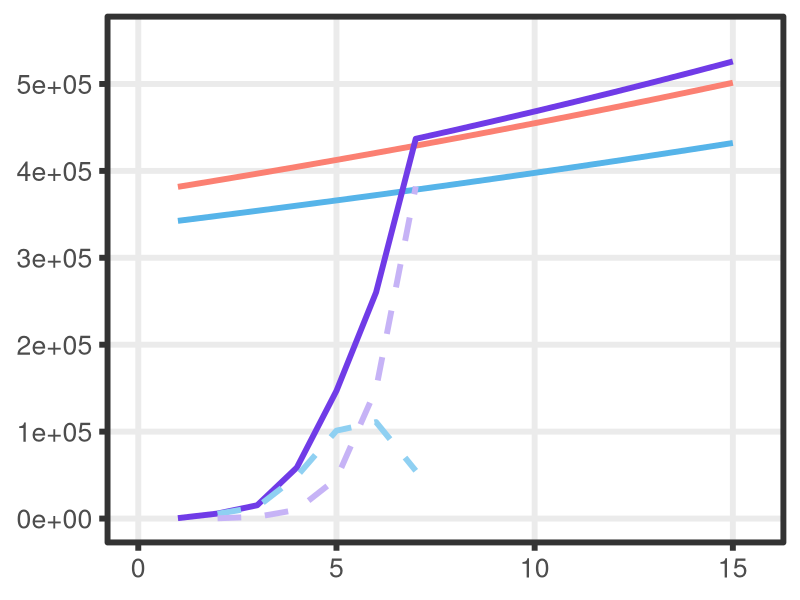
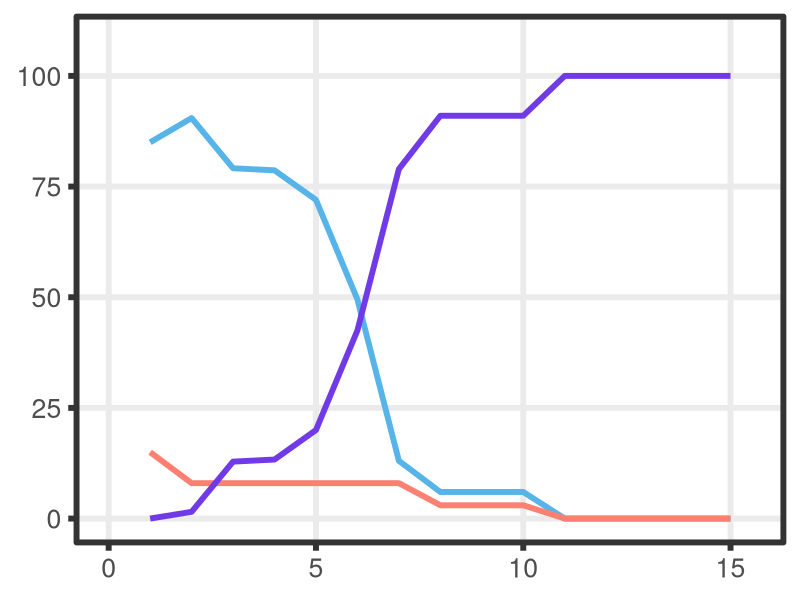

Here is the R script that generated these plots, in order:
# ______________________________________________________________________________
# Aydin Karatas
# ___
# University of Southern California
# Department of Quantitative and Computational Biology
# Mooney Lab
# ___
# calc_ADX_Ne.R
# ______________________________________________________________________________


library(tidyverse)

# functions ----
# validate that a given value is a single non-negative whole generation.
# `value` is the candidate input and `name` is used in the error message.
validate.whole.generation.count <- function(value, name) {
  if (
    length(value) != 1 ||
      is.na(value) ||
      !is.finite(value) ||
      value != as.integer(value) ||
      value < 0
  ) {
    stop(name, " must be a non-negative whole generation count", call. = FALSE)
  }

  as.integer(value)
}

# build a generation sequence that can be empty when the requested length is 0.
# `start` is the first generation in the block and `len` is the block length.
build.generation.block <- function(start, len) {
  if (len == 0) {
    return(integer(0))
  }

  seq.int(start, start + len - 1L)
}

# return an explicit argument when provided, otherwise pull the default.
# `value` is the user-supplied override, `name` is the default binding name,
# and `defaults.env` is the environment that stores the fallback value.
resolve.default.param <- function(value, name, defaults.env) {
  if (!is.null(value)) {
    return(value)
  }

  get(name, envir = defaults.env)
}

# build the modeled generation layout for the three epochs.
# `epoch.*.len` are the epoch lengths, `gen.time` and `present.year` define the
# timeline, and `start.year` sets the first modeled generation boundary.
calc.epoch.config <- function(
    epoch.1.len,
    epoch.2.len,
    epoch.3.len,
    gen.time,
    present.year,
    start.year = 1625
) {
  epoch.1.len <- validate.whole.generation.count(
    epoch.1.len,
    "epoch.1.len"
  )
  epoch.2.len <- validate.whole.generation.count(
    epoch.2.len,
    "epoch.2.len"
  )
  epoch.3.len <- validate.whole.generation.count(
    epoch.3.len,
    "epoch.3.len"
  )

  max.epoch.1.len <- 7L

  if (epoch.1.len > max.epoch.1.len) {
    stop("epoch.1.len cannot exceed 7 modeled generations", call. = FALSE)
  }

  year.span <- present.year - start.year
  total.generations <- year.span / gen.time

  if (total.generations != as.integer(total.generations)) {
    stop(
      "present.year - start.year must be divisible by gen.time",
      call. = FALSE
    )
  }

  total.generations <- as.integer(total.generations)
  total.epoch.len <- epoch.1.len + epoch.2.len + epoch.3.len

  if (total.epoch.len != total.generations) {
    stop(
      "total epoch length must equal (present.year - start.year) / gen.time",
      call. = FALSE
    )
  }

  epoch.1.generations <- build.generation.block(1L, epoch.1.len)
  epoch.2.generations <- build.generation.block(epoch.1.len + 1L, epoch.2.len)
  epoch.3.first.generation <- if (epoch.3.len == 0) {
    NA_integer_
  } else {
    epoch.1.len + epoch.2.len + 1L
  }
  epoch.3.generations <- build.generation.block(
    epoch.1.len + epoch.2.len + 1L,
    epoch.3.len
  )

  epoch.3.anchor.generation <- NA_integer_

  if (epoch.3.len > 0) {
    if (epoch.2.len > 0) {
      epoch.3.anchor.generation <- max(epoch.2.generations)
    } else if (epoch.1.len > 0) {
      epoch.3.anchor.generation <- max(epoch.1.generations)
    } else {
      stop(
        "epoch 3 requires a prior non-empty epoch to provide an anchor",
        call. = FALSE
      )
    }
  }

  list(
    epoch.1.len = epoch.1.len,
    epoch.2.len = epoch.2.len,
    epoch.3.len = epoch.3.len,
    max.epoch.1.len = max.epoch.1.len,
    start.year = start.year,
    total.generations = total.generations,
    final.generation = total.generations,
    epoch.1.generations = epoch.1.generations,
    epoch.1.sex.generations = epoch.1.generations[epoch.1.generations >= 2],
    epoch.2.generations = epoch.2.generations,
    epoch.2.parental.generations = epoch.2.generations[
      epoch.2.generations >= 2
    ],
    epoch.3.generations = epoch.3.generations,
    epoch.3.first.generation = epoch.3.first.generation,
    epoch.3.anchor.generation = epoch.3.anchor.generation
  )
}

# create the African and European ancestry proportions by modeled generation.
# `mooney.cg[1]` is a dummy value for alignment. The paper-derived values start
# at `mooney.cg[2]`, so modeled G1 uses position 2.
build.mixing.props <- function(
    epoch.config,
    mooney.cg,
    epoch.1.eur.prop,
    epoch.2.afr.prop,
    epoch.2.eur.prop,
    epoch.3.afr.prop,
    epoch.3.eur.prop
) {
  if (epoch.config$epoch.1.len > length(mooney.cg) - 1L) {
    stop(
      "epoch.1.len cannot exceed paper-derived mooney.cg values",
      call. = FALSE
    )
  }

  epoch.1.cg <- if (epoch.config$epoch.1.len == 0L) {
    numeric(0)
  } else {
    mooney.cg[seq.int(2L, epoch.config$epoch.1.len + 1L)]
  }
  s.eur <- c(
    rep(epoch.1.eur.prop, epoch.config$epoch.1.len),
    rep(epoch.2.eur.prop, epoch.config$epoch.2.len),
    rep(epoch.3.eur.prop, epoch.config$epoch.3.len)
  )
  s.afr <- c(
    (1 - epoch.1.eur.prop) * epoch.1.cg,
    rep(epoch.2.afr.prop, epoch.config$epoch.2.len),
    rep(epoch.3.afr.prop, epoch.config$epoch.3.len)
  )

  if (
    length(s.eur) != epoch.config$total.generations ||
      length(s.afr) != epoch.config$total.generations
  ) {
    stop("AA.mixing.props vectors must not recycle", call. = FALSE)
  }

  tibble(
    g = seq_len(epoch.config$total.generations),
    s.afr = s.afr,
    s.eur = s.eur,
    h = pmax(1 - s.afr - s.eur, 0)
  )
}

# intersect generation windows with historical periods and measure coverage.
# `window.tbl` is the generation map and `hacker.tbl` is the historical  period
# table with start and end years.
calc.period.overlaps <- function(window.tbl, hacker.tbl) {
  merge(window.tbl, hacker.tbl, by = NULL) %>%
    as_tibble() %>%
    mutate(
      period.length = end.year - start.year,
      overlap.start.year = pmax(window.start.year, start.year),
      overlap.end.year = pmin(window.end.year, end.year),
      overlap.years = pmax(0, overlap.end.year - overlap.start.year),
      overlap.weight = overlap.years / period.length
    ) %>%
    filter(overlap.years > 0) %>%
    arrange(generation, start.year)
}

# estimate population size at a year by interpolating inside a period.
# `year` is the target year to query and `hacker.tbl` contains the period
# boundaries plus beginning and ending population sizes.
calc.boundary.population <- function(year, hacker.tbl) {
  if (is.na(year)) {
    return(NA_real_)
  }

  if (year < min(hacker.tbl$start.year) || year > max(hacker.tbl$end.year)) {
    return(NA_real_)
  }

  period.idx <- which(
    hacker.tbl$start.year <= year & hacker.tbl$end.year >= year
  )
  period.idx <- period.idx[length(period.idx)]
  period.row <- hacker.tbl[period.idx, ]
  period.length <- period.row$end.year - period.row$start.year
  period.frac <- (year - period.row$start.year) / period.length

  period.row$pop.beginning +
    period.frac * (period.row$pop.end - period.row$pop.beginning)
}

# build a generation map with explicit labels and calendar windows.
# G0 can be built with `first.generation = 0`, but modeled output starts at G1.
build.generation.map <- function(
    first.generation,
    generation.count,
    start.year,
    gen.time
) {
  tibble(
    generation = seq.int(
      first.generation,
      first.generation + generation.count - 1L
    ),
    generation.start.year = seq(
      start.year,
      start.year + gen.time * (generation.count - 1L),
      by = gen.time
    ),
    generation.end.year = generation.start.year + gen.time,
    generation.window.years = generation.end.year - generation.start.year,
    window.start.year = generation.start.year,
    window.end.year = generation.end.year
  )
}

# aggregate historical inputs over generation windows.
# This returns source-history summaries only; callers decide which rows are part
# of the modeled trajectory.
aggregate.generation.history <- function(
    generation.map,
    hacker.tbl,
    hacker.end.year
) {
  history.overlap <- calc.period.overlaps(generation.map, hacker.tbl) %>%
    select(
      generation,
      generation.start.year,
      generation.end.year,
      period,
      start.year,
      end.year,
      overlap.start.year,
      overlap.end.year,
      overlap.years,
      overlap.weight,
      imported,
      births,
      assumed.birth.rate,
      person.years.lived
    )

  history.agg <- history.overlap %>%
    group_by(generation, generation.start.year, generation.end.year) %>%
    summarise(
      periods = paste(period, collapse = ", "),
      imported = sum(imported * overlap.weight, na.rm = TRUE),
      births = sum(births * overlap.weight, na.rm = TRUE),
      birth.rate = weighted.mean(
        assumed.birth.rate,
        person.years.lived * overlap.weight,
        na.rm = TRUE
      ),
      aggregation.start.year = min(overlap.start.year),
      aggregation.end.year = max(overlap.end.year),
      hacker.window.years = sum(overlap.years),
      .groups = "drop"
    )

  history.agg <- generation.map %>%
    select(
      generation,
      generation.start.year,
      generation.end.year,
      generation.window.years
    ) %>%
    left_join(
      history.agg,
      by = c("generation", "generation.start.year", "generation.end.year")
    ) %>%
    mutate(
      population.boundary.year = if_else(
        generation.start.year < hacker.end.year,
        pmin(generation.end.year, hacker.end.year),
        NA_real_
      ),
      pop.end = map_dbl(
        population.boundary.year,
        calc.boundary.population,
        hacker.tbl = hacker.tbl
      ),
      is.truncated = !is.na(hacker.window.years) &
        hacker.window.years < generation.window.years
    )

  list(overlap = history.overlap, agg = history.agg)
}

# add a readable epoch label to each generation row.
# `AA.ne` is the analysis table and `epoch.config` supplies the generation
# ranges used to assign the three epoch labels.
make.epoch.labels <- function(AA.ne, epoch.config) {
  epoch.1.label <- if (length(epoch.config$epoch.1.generations) > 0) {
    "Epoch 1: Import-influenced sex proportions"
  } else {
    NA_character_
  }
  epoch.2.label <- if (length(epoch.config$epoch.2.generations) > 0) {
      "Epoch 2: WF 'Inbreeding Nb'"
  } else {
    NA_character_
  }
  epoch.3.label <- if (length(epoch.config$epoch.3.generations) > 0) {
      "Epoch 3: Modern exponential growth"
  } else {
    NA_character_
  }

  AA.ne %>%
    mutate(
      epoch = case_when(
        generation %in% epoch.config$epoch.1.generations ~ epoch.1.label,
        generation %in% epoch.config$epoch.2.generations ~ epoch.2.label,
        generation %in% epoch.config$epoch.3.generations ~ epoch.3.label
      )
    )
}

# check that the derived tables are internally consistent before returning.
# `AA.ne`, `AA.overlap`, and `AA.mixing.props` are the computed outputs, while
# the remaining arguments provide the timeline and boundary checks.
validate.analysis.outputs <- function(
    AA.ne,
    AA.overlap,
    AA.mixing.props,
    epoch.config,
    gen.time,
    present.year
) {
  stopifnot(
    identical(
      sort(AA.ne$generation),
      seq_len(epoch.config$total.generations)
    ),
    nrow(AA.mixing.props) == epoch.config$total.generations,
    identical(AA.mixing.props$g, seq_len(epoch.config$total.generations)),
    all(AA.ne$generation.window.years == gen.time),
    AA.ne$generation.start.year[1] == epoch.config$start.year,
    AA.ne$generation.end.year[epoch.config$final.generation] == present.year,
    all(AA.overlap$overlap.weight > 0),
    all(AA.overlap$overlap.weight <= 1),
    !is.na(AA.ne$female.total[1]),
    !is.na(AA.ne$male.total[1]),
    all(!is.na(AA.ne$female.total[epoch.config$epoch.1.sex.generations])),
    all(!is.na(AA.ne$male.total[epoch.config$epoch.1.sex.generations])),
    all(
      !is.na(
        AA.ne$parental.population[epoch.config$epoch.2.parental.generations]
      )
    ),
    all(!is.na(AA.ne$k[epoch.config$epoch.2.generations])),
    all(is.finite(AA.ne$admix.ne[epoch.config$epoch.2.generations])),
    all(AA.ne$admix.ne[epoch.config$epoch.2.generations] > 0),
    all(is.finite(AA.ne$import.ne[epoch.config$epoch.2.generations])),
    all(AA.ne$import.ne[epoch.config$epoch.2.generations] >= 0),
    all(
      is.na(AA.ne$import.female[epoch.config$epoch.2.generations]) |
        AA.ne$import.female[epoch.config$epoch.2.generations] > 0
    ),
    all(
      is.na(AA.ne$import.male[epoch.config$epoch.2.generations]) |
        AA.ne$import.male[epoch.config$epoch.2.generations] > 0
    ),
    all(
      abs(
        AA.ne$ne[epoch.config$epoch.2.generations] -
          AA.ne$admix.ne[epoch.config$epoch.2.generations] -
          AA.ne$import.ne[epoch.config$epoch.2.generations]
      ) < 1e-6
    ),
    all(
      AA.ne$import.ne[
        epoch.config$epoch.2.generations[
          AA.ne$imported[epoch.config$epoch.2.generations] <= 0
        ]
      ] == 0
    ),
    all(
      grepl(
        "^Epoch 3:",
        AA.ne$epoch[epoch.config$epoch.3.generations]
      )
    ),
    all(is.finite(AA.ne$ne)),
    all(AA.ne$ne > 0)
  )
}

# compute the full AA Ne analysis and return every intermediate table.
# the scalar arguments control the demographic timeline, G1 initialization, and
# epoch settings, while `mooney.cg` and `hacker.tbl` provide the input data.
calc.aa.ne.results <- function(
    gen.time = NULL,
    hacker.end.year = NULL,
    present.year = NULL,
    epoch.1.len = NULL,
    epoch.2.len = NULL,
    epoch.3.len = NULL,
    epoch.3.growth.rate = NULL,
    mooney.cg = NULL,
    epoch.1.eur.prop = NULL,
    epoch.2.afr.prop = NULL,
    epoch.2.eur.prop = NULL,
    epoch.3.afr.prop = NULL,
    epoch.3.eur.prop = NULL,
    hacker.tbl = NULL
) {
  defaults.env <- parent.env(environment())
  gen.time <- resolve.default.param(gen.time, "gen.time", defaults.env)
  hacker.end.year <- resolve.default.param(
    hacker.end.year,
    "hacker.end.year",
    defaults.env
  )
  present.year <- resolve.default.param(
    present.year,
    "present.year",
    defaults.env
  )
  epoch.1.len <- resolve.default.param(
    epoch.1.len,
    "epoch.1.len",
    defaults.env
  )
  epoch.2.len <- resolve.default.param(
    epoch.2.len,
    "epoch.2.len",
    defaults.env
  )
  epoch.3.len <- resolve.default.param(
    epoch.3.len,
    "epoch.3.len",
    defaults.env
  )
  epoch.3.growth.rate <- resolve.default.param(
    epoch.3.growth.rate,
    "epoch.3.growth.rate",
    defaults.env
  )
  mooney.cg <- resolve.default.param(mooney.cg, "mooney.cg", defaults.env)
  epoch.1.eur.prop <- resolve.default.param(
    epoch.1.eur.prop,
    "epoch.1.eur.prop",
    defaults.env
  )
  epoch.2.afr.prop <- resolve.default.param(
    epoch.2.afr.prop,
    "epoch.2.afr.prop",
    defaults.env
  )
  epoch.2.eur.prop <- resolve.default.param(
    epoch.2.eur.prop,
    "epoch.2.eur.prop",
    defaults.env
  )
  epoch.3.afr.prop <- resolve.default.param(
    epoch.3.afr.prop,
    "epoch.3.afr.prop",
    defaults.env
  )
  epoch.3.eur.prop <- resolve.default.param(
    epoch.3.eur.prop,
    "epoch.3.eur.prop",
    defaults.env
  )
  hacker.tbl <- resolve.default.param(hacker.tbl, "hacker.tbl", defaults.env)

  epoch.config <- calc.epoch.config(
    epoch.1.len = epoch.1.len,
    epoch.2.len = epoch.2.len,
    epoch.3.len = epoch.3.len,
    gen.time = gen.time,
    present.year = present.year
  )

  AA.mixing.props <- build.mixing.props(
    epoch.config = epoch.config,
    mooney.cg = mooney.cg,
    epoch.1.eur.prop = epoch.1.eur.prop,
    epoch.2.afr.prop = epoch.2.afr.prop,
    epoch.2.eur.prop = epoch.2.eur.prop,
    epoch.3.afr.prop = epoch.3.afr.prop,
    epoch.3.eur.prop = epoch.3.eur.prop
  )

  AA.hacker.tbl <- hacker.tbl %>%
    mutate(
      start.year = as.numeric(sub("-.*", "", period)),
      end.year = as.numeric(sub(".*-", "", period))
    ) %>%
    select(
      period,
      start.year,
      end.year,
      person.years.lived,
      assumed.birth.rate,
      imported,
      births,
      pop.beginning,
      pop.end
    )

  # G0 is a historical initialization window only. It is not returned in AA.ne,
  # not included in AA.mixing.props, and not plotted as part of the AA model.
  g0.generation.map <- build.generation.map(
    first.generation = 0L,
    generation.count = 1L,
    start.year = epoch.config$start.year - gen.time,
    gen.time = gen.time
  )

  AA.generation.map <- build.generation.map(
    first.generation = 1L,
    generation.count = epoch.config$total.generations,
    start.year = epoch.config$start.year,
    gen.time = gen.time
  )

  g0.history <- aggregate.generation.history(
    generation.map = g0.generation.map,
    hacker.tbl = AA.hacker.tbl,
    hacker.end.year = hacker.end.year
  )
  AA.history <- aggregate.generation.history(
    generation.map = AA.generation.map,
    hacker.tbl = AA.hacker.tbl,
    hacker.end.year = hacker.end.year
  )
  AA.overlap <- AA.history$overlap
  g0.agg <- g0.history$agg
  AA.agg <- AA.history$agg

  g0.african.potential.parents <- g0.agg$pop.end[1] - g0.agg$births[1]
  g1.imported <- AA.agg$imported[AA.agg$generation == 1]
  g1.african.total <- g0.african.potential.parents + g1.imported
  g1.european.total <- g1.african.total * 0.15
  g1.female.total <- g1.african.total * (1 / 3)
  g1.male.total <- g1.african.total * (2 / 3) + g1.european.total
  ne.g1 <- 4 * g1.female.total * g1.male.total /
    (g1.female.total + g1.male.total)

  stopifnot(
    is.finite(g0.african.potential.parents),
    g0.african.potential.parents >= 0,
    is.finite(g1.imported),
    is.finite(ne.g1),
    ne.g1 > 0
  )

  AA.ne <- AA.agg %>%
    arrange(generation) %>%
    mutate(
      population.at.generation.start = map_dbl(
        generation.start.year,
        calc.boundary.population,
        hacker.tbl = AA.hacker.tbl
      ),
      prev.births = dplyr::lag(births),
      previous.birth.periods = NA_character_,
      births.in.previous.25.years = NA_real_,
      female.imported = if_else(
        generation %in% epoch.config$epoch.1.sex.generations,
        ceiling(imported / 3),
        NA_real_
      ),
      male.imported = if_else(
        generation %in% epoch.config$epoch.1.sex.generations,
        floor(2 * imported / 3),
        NA_real_
      ),
      female.potential = if_else(
        generation %in% epoch.config$epoch.1.sex.generations,
        0.5 * prev.births,
        NA_real_
      ),
      male.potential = if_else(
        generation %in% epoch.config$epoch.1.sex.generations,
        0.5 * prev.births,
        NA_real_
      ),
      female.total = case_when(
        generation == 1 ~ g1.female.total,
        TRUE ~ female.imported + female.potential
      ),
      male.total = case_when(
        generation == 1 ~ g1.male.total,
        TRUE ~ male.imported + male.potential
      ),
      adult.population.age25.proxy = NA_real_,
      parental.population = if_else(
        generation %in% epoch.config$epoch.2.generations,
        prev.births,
        NA_real_
      ),
      parental.population.method = if_else(
        generation %in% epoch.config$epoch.2.generations,
        "prev.births plus separate import Ne component",
        NA_character_
      ),
      k = if_else(
        generation %in% epoch.config$epoch.2.generations,
        gen.time * birth.rate / 1000,
        NA_real_
      ),
      import.female = if_else(
        generation %in% epoch.config$epoch.2.generations & imported > 0,
        ceiling(imported / 3),
        NA_real_
      ),
      import.male = if_else(
        generation %in% epoch.config$epoch.2.generations & imported > 0,
        floor(2 * imported / 3),
        NA_real_
      ),
      admix.ne = if_else(
        generation %in% epoch.config$epoch.2.generations,
        (k * parental.population - 1) / k,
        NA_real_
      ),
      import.ne = case_when(
        generation %in% epoch.config$epoch.2.generations &
          imported > 0 &
          import.female > 0 &
          import.male > 0 ~
            4 * import.female * import.male / (import.female + import.male),
        generation %in% epoch.config$epoch.2.generations ~ 0,
        TRUE ~ NA_real_
      )
    )

  AA.ne <- AA.ne %>%
    mutate(
      ne = case_when(
        generation == 1 ~ ne.g1,
        generation %in% epoch.config$epoch.1.sex.generations ~
          4 * female.total * male.total / (female.total + male.total),
        generation %in% epoch.config$epoch.2.generations ~
          admix.ne + import.ne,
        TRUE ~ NA_real_
      )
    )

  epoch.3.anchor.ne <- if (length(epoch.config$epoch.3.generations) == 0) {
    NA_real_
  } else {
    AA.ne %>%
      filter(generation == epoch.config$epoch.3.anchor.generation) %>%
      pull(ne)
  }

  AA.ne <- AA.ne %>%
    mutate(
      ne = if_else(
        generation %in% epoch.config$epoch.3.generations,
        epoch.3.anchor.ne *
          exp(epoch.3.growth.rate *
            (generation - epoch.config$epoch.3.anchor.generation)),
        ne
      ),
      n.f.plus.m = (female.total + male.total),
      ne.over.n = ne / n.f.plus.m,
      four.f.m = 4 * (female.total / n.f.plus.m) * (male.total / n.f.plus.m)
    ) %>%
    make.epoch.labels(epoch.config) %>%
    select(
      generation,
      generation.start.year,
      generation.end.year,
      generation.window.years,
      aggregation.start.year,
      aggregation.end.year,
      hacker.window.years,
      is.truncated,
      population.boundary.year,
      periods,
      epoch,
      imported,
      births,
      birth.rate,
      prev.births,
      pop.end,
      previous.birth.periods,
      births.in.previous.25.years,
      population.at.generation.start,
      female.total,
      male.total,
      adult.population.age25.proxy,
      parental.population,
      parental.population.method,
      k,
      admix.ne,
      import.female,
      import.male,
      import.ne,
      ne,
      n.f.plus.m,
      ne.over.n,
      four.f.m
    )

  validate.analysis.outputs(
    AA.ne = AA.ne,
    AA.overlap = AA.overlap,
    AA.mixing.props = AA.mixing.props,
    epoch.config = epoch.config,
    gen.time = gen.time,
    present.year = present.year
  )

  list(
    AA.ne = AA.ne,
    AA.overlap = AA.overlap,
    AA.mixing.props = AA.mixing.props,
    epoch.config = epoch.config,
    ne.g1 = ne.g1,
    epoch.3.anchor.ne = epoch.3.anchor.ne,
    epoch.3.growth.rate = epoch.3.growth.rate
  )
}


# tunable parameters ----
gen.time <- 25
hacker.end.year <- 1865
present.year <- 2000
epoch.1.len <- 1
epoch.2.len <- 6 
epoch.3.len <- 8

# This source table keeps several historical columns for completeness. The model
# directly uses only period, person-years, birth-rate, imports, births, and
# population-boundary columns selected into `AA.hacker.tbl`.
hacker.tbl <- data.frame(
  period = c(
    "1610-1620", "1620-1630", "1630-1640", "1640-1650", "1650-1660",
    "1660-1670", "1670-1680", "1680-1690", "1690-1700", "1700-1710",
    "1710-1720", "1720-1730", "1730-1740", "1740-1750", "1750-1760",
    "1760-1770", "1770-1780", "1780-1790", "1790-1800", "1800-1810",
    "1810-1820", "1820-1830", "1830-1840", "1840-1850", "1850-1860",
    "1860-1861", "1861-1862", "1862-1863", "1863-1864", "1864-1865"
  ),
  pop.beginning = c(
    0, 20, 59, 585, 1568,
    2862, 4444, 6832, 16394, 27806,
    41844, 67294, 95669, 156040, 247027,
    319290, 459446, 558921, 706514, 908036,
    1195182, 1550757, 2021968, 2530405, 3204420,
    3953760, 3991133, 3903859, 3815760, 3726828
  ),
  pop.end = c(
    20, 59, 585, 1568, 2862,
    4444, 6832, 16394, 27806, 41844,
    67294, 95669, 156040, 247027, 319290,
    459446, 558921, 706514, 908036, 1195182,
    1550757, 2021968, 2530405, 3204420, 3953760,
    3991133, 3903859, 3815760, 3726828, 3630336
  ),
  growth.rate.10yr = c(
    NA, 195.0, 891.5, 168.0, 82.5,
    55.3, 53.7, 140.0, 69.6, 50.5,
    60.8, 42.2, 63.1, 58.3, 29.3,
    43.9, 21.7, 26.4, 28.5, 31.6,
    29.8, 30.4, 25.1, 26.6, 23.4,
    NA, NA, NA, NA, NA
  ),
  person.years.lived = c(
    16, 361, 2293, 9970, 21505,
    35952, 55527, 109243, 215999, 343482,
    535651, 806513, 1234030, 1980625, 2816150,
    3851269, 5075599, 6298380, 8030652, 10450423,
    13652609, 17759559, 22666906, 28541607, 35659777,
    3972417, 3947335, 3859642, 3771119, 3144251
  ),
  hours.worked.millions = c(
    0, 1, 5, 23, 49,
    82, 127, 251, 496, 788,
    1229, 1850, 2831, 4544, 6461,
    8835, 11644, 14449, 18423, 23975,
    31321, 40743, 52001, 65478, 81808,
    9113, 9056, 8855, 8651, 7213
  ),
  assumed.birth.rate = c(
    NA, 22.4, 22.4, 22.4, 22.4,
    22.4, 26.5, 27.3, 29.1, 31.0,
    34.6, 41.3, 41.4, 41.2, 46.4,
    39.5, 39.1, 44.7, 50.3, 55.8,
    55.7, 56.5, 56.5, 54.0, 52.3,
    49.6, 49.6, 49.6, 49.6, 49.6
  ),
  births = c(
    NA, 8, 51, 223, 481,
    804, 1472, 2986, 6295, 10635,
    18524, 33316, 51150, 81536, 130654,
    151957, 198660, 281549, 403648, 583395,
    759768, 1003859, 1280680, 1539820, 1865898,
    197032, 195788, 191438, 187048, 155955
  ),
  imported = c(
    32, 150, 110, 301, 1335,
    3038, 3582, 4947, 8197, 16442,
    17622, 41334, 66672, 26455, 44718,
    59557, 41129, 25105, 16183, 77368,
    5207, 410, 91, 0, 303,
    110, 0, 0, 0, 0
  ),
  smuggled = c(
    NA, NA, NA, NA, NA,
    NA, NA, NA, NA, NA,
    NA, NA, NA, NA, NA,
    NA, NA, NA, NA, NA,
    NA, 1100, 900, 500, 200,
    NA, NA, NA, NA, NA
  ),
  natural.increase.rate = c(
    NA, -30.8, 18.1, 6.8, -0.2,
    -4.0, -2.2, 4.2, 1.5, -0.7,
    1.5, -1.6, -0.5, 3.3, 1.0,
    2.1, 1.3, 2.2, 2.6, 2.4,
    2.7, 2.9, 2.4, 2.4, 2.2,
    NA, NA, NA, NA, NA
  ),
  births.plus.imports = c(
    32, 158, 161, 524, 1816,
    3842, 5054, 7933, 14492, 27077,
    36146, 74650, 117822, 107991, 175372,
    211514, 239789, 306654, 419831, 660763,
    764975, 1005369, 1281671, 1540320, 1866401,
    197142, 195788, 191438, 187048, 155955
  ),
  percent.total = c(
    0.0, 0.0, 0.0, 0.0, 0.0,
    0.0, 0.1, 0.1, 0.1, 0.3,
    0.4, 0.8, 1.2, 1.1, 1.8,
    2.2, 2.4, 3.1, 4.3, 6.7,
    7.8, 10.3, 13.1, 15.7, 19.0,
    2.0, 2.0, 2.0, 1.9, 1.6
  ),
  cumulative.number = c(
    32, 190, 351, 875, 2691,
    6533, 11587, 19520, 34012, 61089,
    97235, 171885, 289707, 397698, 573070,
    784584, 1024373, 1331027, 1750858, 2411621,
    3176596, 4181965, 5463636, 7003956, 8870357,
    9067499, 9263287, 9454725, 9641773, 9797728
  ),
  cumulative.percent = c(
    0.0, 0.0, 0.0, 0.0, 0.0,
    0.1, 0.1, 0.2, 0.3, 0.6,
    1.0, 1.8, 3.0, 4.1, 5.8,
    8.0, 10.5, 13.6, 17.9, 24.6,
    32.4, 42.7, 55.8, 71.5, 90.5,
    92.5, 94.5, 96.5, 98.4, 100.0
  ),
  stringsAsFactors = FALSE
)

epoch.3.growth.rate <- 0.023175

epoch.1.eur.prop <- 0.08
epoch.2.afr.prop <- 0.06
epoch.2.eur.prop <- 0.03
epoch.3.afr.prop <- 0
epoch.3.eur.prop <- 0

# The first value is a dummy index placeholder. The paper-derived values start
# at position 2, so modeled G1 uses `mooney.cg[2]`.
mooney.cg <- c(
  1,
  1,
  0.9835,
  0.8602,
  0.8551,
  0.7826,
  0.5380,
  0.1418
)

# plot colors
afr.prim <- "#56B4E9"
afr.sec <- "#8FD0F2"
eur.prim <- "#fb8072"
admix.prim <- "#703BE7"
admix.sec <- "#C6B3F6"
# calculations ----
analysis.results <- calc.aa.ne.results()

AA.ne <- analysis.results$AA.ne
AA.overlap <- analysis.results$AA.overlap
AA.mixing.props <- analysis.results$AA.mixing.props
epoch.config <- analysis.results$epoch.config
ne.g1 <- analysis.results$ne.g1
epoch.3.anchor.ne <- analysis.results$epoch.3.anchor.ne


# plotting ----
summary.generations <- c(
  epoch.config$epoch.1.generations,
  epoch.config$epoch.2.generations,
  epoch.config$final.generation
)
summary.generations <- sort(unique(summary.generations))

cat("\nHistorical generation-level ADMIX Ne summary\n")
print(
  AA.ne %>%
    filter(generation %in% summary.generations) %>%
    select(
      generation,
      generation.start.year,
      generation.end.year,
      epoch,
      is.truncated,
      imported,
      births,
      birth.rate,
      prev.births,
      female.total,
      male.total,
      adult.population.age25.proxy,
      parental.population,
      parental.population.method,
      k,
      admix.ne,
      import.female,
      import.male,
      import.ne,
      ne
    ),
  n = Inf
)

cat(
  paste0(
    "\nHistorical present-day G",
    epoch.config$final.generation,
    " Ne: ",
    round(AA.ne$ne[AA.ne$generation == epoch.config$final.generation], 1),
    "\n"
  )
)

AA.ne.plot <- ggplot(
  data = AA.ne,
  aes(x = generation.end.year, y = ne)
) +
  geom_line(color = admix.prim, linewidth = 1.1) +
  geom_point(aes(shape = epoch), size = 2.5) +
  scale_y_continuous(labels = scales::comma) +
  scale_x_continuous(
    breaks = AA.ne$generation.end.year,
    labels = AA.ne$generation
  ) +
  labs(
    x = "Generation",
    y = "Effective population size",
    shape = NULL,
    title = "Historical generation-level African American Ne",
    subtitle = paste0(
      "G1 initialized Ne = ",
      round(ne.g1, 1),
      " | G",
      epoch.config$epoch.3.anchor.generation,
      " anchor Ne = ",
      round(epoch.3.anchor.ne, 1),
      " | G",
      epoch.config$final.generation,
      " Ne = ",
      round(AA.ne$ne[AA.ne$generation == epoch.config$final.generation], 1)
    )
  ) +
  theme_bw()

if (interactive()) {
  print(AA.ne.plot)
}


# tennessen afr/eur ne trajectory ----
# constants from `other_scripts/const.sh` and `build_demography.py`
t.af.years <- 148000
t.ooa.years <- 51000
t.eu0.years <- 23000
t.eg.years <- 5115
r.eu0 <- 0.00307
r.eu <- 0.0195
r.afr <- 0.0166
n.a <- 7310
n.afr.1 <- 14474
n.b <- 1861
n.eu0 <- 1032

t.af <- t.af.years / gen.time
t.ooa <- t.ooa.years / gen.time
t.eu0 <- t.eu0.years / gen.time
t.eg <- t.eg.years / gen.time
n.eu1 <- n.eu0 / exp(-r.eu0 * (t.eu0 - t.eg))
n.eu.present <- n.eu1 / exp(-r.eu * t.eg)
n.afr.present <- n.afr.1 / exp(-r.afr * t.eg)

tennessen.start.year <- min(AA.ne$generation.start.year)
tennessen.end.year <- present.year
tennessen.years <- seq(tennessen.start.year, tennessen.end.year, by = 1)
tennessen.time.bp <- tennessen.end.year - tennessen.years
tennessen.time.gen <- tennessen.time.bp / gen.time

tennessen.ne <- tibble(
  year = tennessen.years,
  time.bp = tennessen.time.bp,
  time.gen = tennessen.time.gen
) %>%
  mutate(
    afr = case_when(
      time.gen <= t.eg ~ n.afr.present * exp(-r.afr * time.gen),
      time.gen <= t.ooa ~ n.afr.1,
      time.gen <= t.af ~ n.a,
      TRUE ~ NA_real_
    ),
    eur = case_when(
      time.gen <= t.eg ~ n.eu.present * exp(-r.eu * time.gen),
      time.gen <= t.eu0 ~ n.eu1 * exp(-r.eu0 * (time.gen - t.eg)),
      time.gen <= t.ooa ~ n.b,
      TRUE ~ NA_real_
    ),
    epoch = NA,
    admix.ne = NA,
    import.ne = NA
  )

tennessen.ne.long <- tennessen.ne %>%
  pivot_longer(
    cols = c(afr, eur),
    names_to = "population",
    values_to = "ne"
  )

tennessen.ne.plot <- ggplot(
  tennessen.ne.long,
  aes(x = year, y = ne, color = population)
) +
  geom_line(linewidth = 1.1) +
  scale_y_continuous(labels = scales::comma) +
  scale_x_continuous(
    breaks = seq(tennessen.start.year, tennessen.end.year, by = 50)
  ) +
  scale_color_manual(
    values = c(
      afr = afr.prim,
      eur = eur.prim
    ),
    labels = c(
      afr = "Tennessen AFR",
      eur = "Tennessen EUR"
    )
  ) +
  labs(
    x = "Year",
    y = "Effective population size",
    color = NULL,
    title = paste0(
      "Tennessen AFR/EUR effective population size, ",
      tennessen.start.year,
      "-",
      tennessen.end.year
    )
  ) +
  theme_bw()

if (interactive()) {
  print(tennessen.ne.plot)
}


# combined aa/afr/eur ne plot ----
aa.ne.long <- AA.ne %>%
  transmute(
    year = generation.end.year,
    population = "aa",
    ne = ne,
    admix.ne = admix.ne,
    import.ne = import.ne,
    epoch = epoch
  )

combined.ne.long <- bind_rows(
  aa.ne.long,
  tennessen.ne.long %>%
    transmute(year, population, ne, admix.ne, import.ne, epoch)
)

combined.ne.plot <- ggplot(
  combined.ne.long,
  aes(x = year, color = population)
) +
  geom_line(
    aes(y = ne), data = combined.ne.long %>% filter(population != "aa"),
    linewidth = 1.1
  ) +
  geom_line(
    aes(y = ne), data = combined.ne.long %>% filter(population == "aa"),
    linewidth = 1.1
  ) +
  geom_point(
    aes(y = ne, shape = epoch),
    size = 4,
    stroke = 1.1,
    fill = admix.sec,
    color = admix.prim
  ) +
  geom_line(
    aes(y = import.ne, linetype = "Import-only trajectory"),
    data = combined.ne.long %>% filter(population == "aa"),
    linewidth = 1.1,
    color = afr.sec
  ) +
  geom_line(
    aes(y = admix.ne, linetype = "American-born-only trajectory"),
    data = combined.ne.long %>% filter(population == "aa"),
    linewidth = 1.1,
    color = admix.sec
  ) +
  scale_linetype_manual(
    values = c(
      "Import-only trajectory" = "dashed",
      "American-born-only trajectory" = "dashed"
    ),
    name = "AA sub-trajectories"
  ) +
  scale_shape_manual(
    values = c(
      `Epoch 1: Import-influenced sex proportions` = 22,
      `Epoch 2: WF 'Inbreeding Nb'` = 21,
      `Epoch 3: Modern exponential growth` = 24
    ),
    labels = c(
      `Epoch 1: Import-influenced sex proportions` =
        "Founders' sex proportions",
      `Epoch 2: WF 'Inbreeding Nb'` =
        "US-born WF + Imports' sex proportions",
      `Epoch 3: Modern exponential growth` =
        "Modern exponential growth"
    ),
    name = "AA generation-wise calculation method",
    na.translate = FALSE
  ) +
  scale_color_manual(
    values = c(
      aa = admix.prim,
      afr = afr.prim,
      eur = eur.prim
    ),
    labels = c(
      aa = "Derived AA",
      afr = "Tennessen AFR",
      eur = "Tennessen EUR"
    ),
    name = "Populations"
  ) +
  scale_y_continuous(labels = scales::comma) +
  scale_x_continuous(
    breaks = seq(tennessen.start.year, tennessen.end.year, by = 50)
  ) +
  labs(
    x = "Year",
    y = "Effective population size",
    color = NULL,
    title = paste0(
      "African, European, and African American effective population size, ",
      tennessen.start.year,
      "-",
      tennessen.end.year
    )
  ) +
  guides(
    color = guide_legend(order = 1),
    linetype = guide_legend(order = 2),
    shape = guide_legend(order = 3)
  ) +
  theme_bw(base_size = 18) +
  theme(
    legend.position = c(0.98, 0.02),
    legend.justification = c(1, 0),
    legend.background = element_rect(
      fill = scales::alpha("white", 0.9),
      color = "black"
    ),
    legend.box = "vertical"
  )

if (interactive()) {
  print(combined.ne.plot)
}

# Ne plot for PEQG ----
line.sizes = 2
combined.ne.long <- combined.ne.long %>%
  mutate(generation = as.integer((year - 1625) / gen.time)) %>%
  filter(generation > 0, year %% gen.time == 0)
combined.ne.plot <- ggplot(
  combined.ne.long,
  aes(x = generation, color = population)
) +
  geom_line(
    aes(y = ne),
    data = combined.ne.long %>% filter(population != "aa"),
    linewidth = line.sizes
  ) +
  geom_line(
    aes(y = ne),
    data = combined.ne.long %>% filter(population == "aa"),
    linewidth = line.sizes
  ) +
  geom_line(
    aes(y = import.ne),
    data = combined.ne.long %>% filter(population == "aa"),
    linewidth = line.sizes,
    color = afr.sec,
    linetype = "dashed"
  ) +
  geom_line(
    aes(y = admix.ne),
    data = combined.ne.long %>% filter(population == "aa"),
    linewidth = line.sizes,
    color = admix.sec,
    linetype = "dashed"
  ) +
  scale_color_manual(
    values = c(
      aa = admix.prim,
      afr = afr.prim,
      eur = eur.prim
    )
  ) +
  scale_y_continuous(
    breaks = c(0, 100000, 200000, 300000, 400000, 500000),
    limits = c(0, 550000)
  ) +
  scale_x_continuous(
    breaks = c(0, 5, 10, 15),
    limits = c(0, 15.5)
  ) +
  coord_cartesian(clip = "off") +
  theme_bw(base_size = 24, base_line_size = line.sizes, base_rect_size = line.sizes) +
  theme(
    legend.position = "none",
    panel.grid.minor = element_blank(),
    axis.title.x = element_blank(),
    axis.title.y = element_blank()
  )

if (interactive()) {
  print(combined.ne.plot)
}

# save Ne figure for PEQG
pdf(
  "~/proj/ibd_compare_results/ne_plot.pdf",
  width = 8,
  height = 5,
  family = "Helvetica"
)

print(combined.ne.plot)

dev.off()

# mixing proportions plot ----
admix.tbl <- tibble(
  generation = 1:15,
  
  afr = c(
    0.850000,
    0.904820,
    0.791384,
    0.786692,
    0.719992,
    0.494960,
    0.130456,
    0.060000,
    0.060000,
    0.060000,
    0.000000,
    0.000000,
    0.000000,
    0.000000,
    0.000000
  ),
  
  eur = c(
    0.150000,
    0.080000,
    0.080000,
    0.080000,
    0.080000,
    0.080000,
    0.080000,
    0.030000,
    0.030000,
    0.030000,
    0.000000,
    0.000000,
    0.000000,
    0.000000,
    0.000000
  ),
  
  prior.admix = c(
    0.000000,
    0.015180,
    0.128616,
    0.133308,
    0.200008,
    0.425040,
    0.789544,
    0.910000,
    0.910000,
    0.910000,
    1.000000,
    1.000000,
    1.000000,
    1.000000,
    1.000000
  )
)

# long format
admix.long <- admix.tbl %>%
  pivot_longer(
    cols = -generation,
    names_to = "ancestry",
    values_to = "proportion"
  ) %>%
  mutate(perc = proportion * 100)


admix.plot <- ggplot(
  admix.long,
  aes(
    x = generation,
    y = perc,
    color = ancestry
  )
) +
  geom_line(
    linewidth = line.sizes
  ) +
  scale_color_manual(
    values = c(
      afr = afr.prim,
      eur = eur.prim,
      prior.admix = admix.prim
    )
  ) +
  scale_x_continuous(
    breaks = c(0, 5, 10, 15),
    limits = c(0, 15.5)
  ) +
  scale_y_continuous(
    breaks = c(0, 25, 50, 75, 100),
    limits = c(0, 108)
  ) +
  coord_cartesian(clip = "off") +
  theme_bw(
    base_size = 24,
    base_line_size = line.sizes,
    base_rect_size = line.sizes
  ) +
  theme(
    legend.position = "none",
    panel.grid.minor = element_blank(),
    axis.title.x = element_blank(),
    axis.title.y = element_blank()
  )

if (interactive()) {
  print(admix.plot)
}

# save Ne figure for PEQG
pdf(
  "~/proj/ibd_compare_results/anc_plot.pdf",
  width = 8,
  height = 5,
  family = "Helvetica"
)

print(admix.plot)

dev.off()
